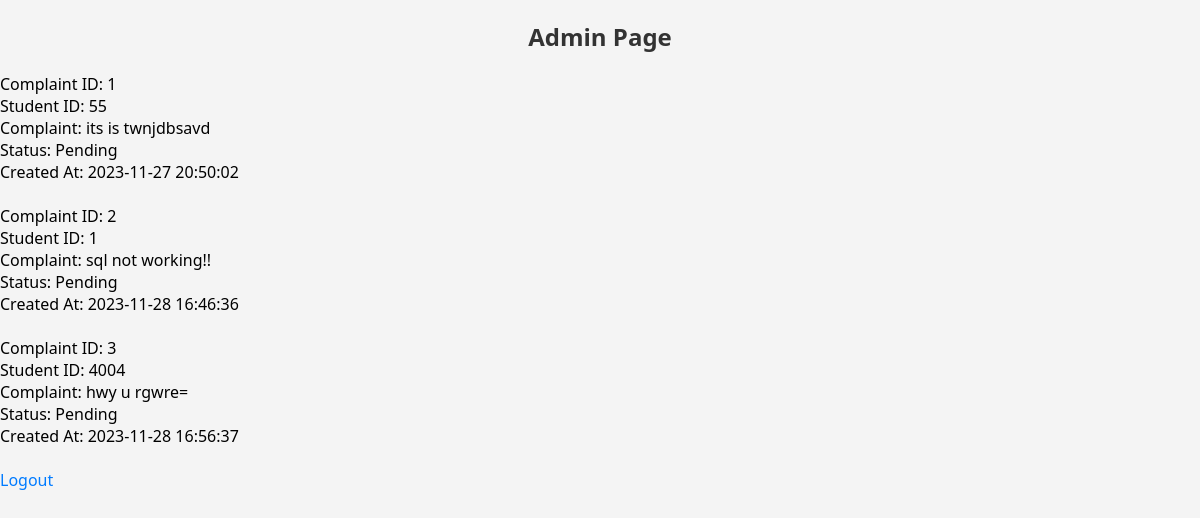
Screenshot of /admin_page.php (signed in) with the database file from the repository.
### tables this page shows
CREATE TABLE `complaints` (
  `id` int(11) NOT NULL,
  `student_id` varchar(20) DEFAULT NULL,
  `complaint_text` text DEFAULT NULL,
  `status` enum('Pending','Resolved') DEFAULT 'Pending',
  `created_at` timestamp NOT NULL DEFAULT current_timestamp()
);

### admin_page.php (the view, shortened to what this page needs)
<?php
include('db.php');
$sql = "SELECT * FROM complaints";
$result = $conn->query($sql);
?>
<!DOCTYPE html>
<html lang="en">
<head>
    <link rel="stylesheet" type="text/css" href="styles.css">
</head>
<body>
    <h2>Admin Page</h2>
    <?php
    if ($result->num_rows > 0) {
        while ($row = $result->fetch_assoc()) {
            echo "Complaint ID: " . $row['id'] . "<br>";
            echo "Student ID: " . $row['student_id'] . "<br>";
            echo "Complaint: " . $row['complaint_text'] . "<br>";
            echo "Status: " . $row['status'] . "<br>";
            echo "Created At: " . $row['created_at'] . "<br><br>";
        }
    } else {
        echo "No complaints found.";
    }
    ?>
    <a href="logout.php">Logout</a>
</body>
</html>

### styles.css (style rules this page uses)
body { font-family: 'Segoe UI', Tahoma, Geneva, Verdana, sans-serif; background-color: #f4f4f4; margin: 0; padding: 0; }
h2 { color: #333; text-align: center; }
a { color: #007bff; text-decoration: none; }

### rows the page displays
complaints: id "1", student "55", complaint_text "its is twnjdbsavd", status "Pending", created_at "2023-11-27 20:50:02"
complaints: id "2", student "1", complaint_text "sql not working!!", status "Pending", created_at "2023-11-28 16:46:36"
complaints: id "3", student "4004", complaint_text "hwy u rgwre=", status "Pending", created_at "2023-11-28 16:56:37"
